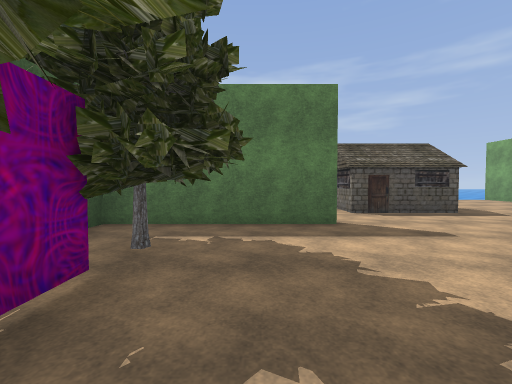
view 1 (above)

12 first-person views from a walk through a Godot game level. The camera is 1.5 m above the floor, tilts 2° down and sees 90° across. The floor is counted in squares, 2.13 m on a side. Each view is taken from the middle of a square. On the plan, view 1 faces up. The plan holds only what a view shows up to about 9 squares ahead; the rest is blank. The place goes on beyond the plan. Some surface patterns are stand-ins.

view 2
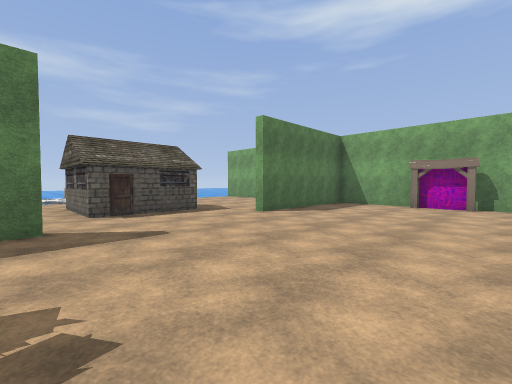

view 3
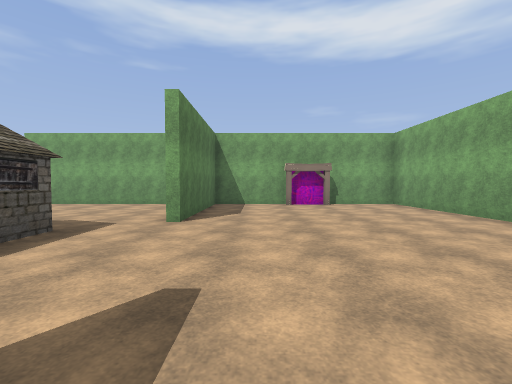

view 4
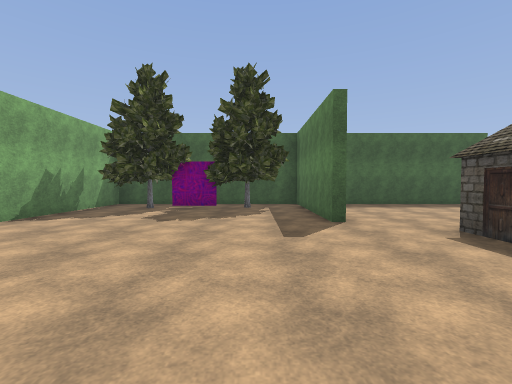

view 5
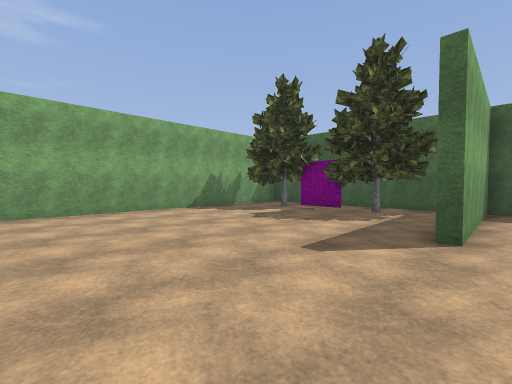

view 6
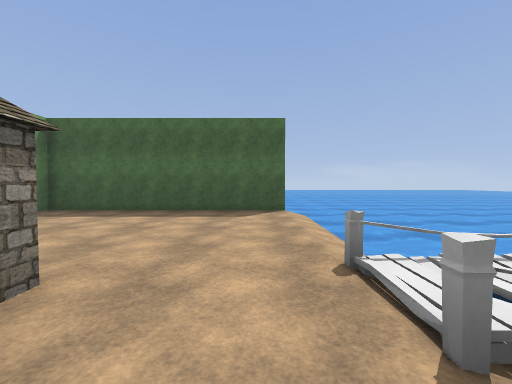

view 7
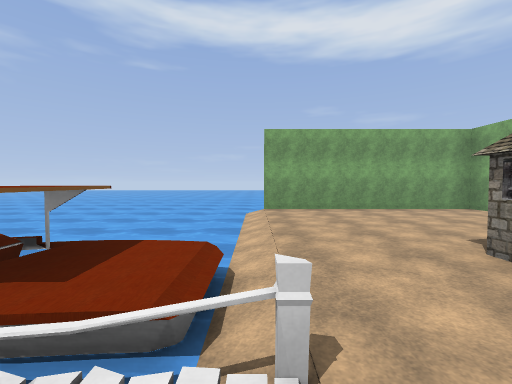

view 8
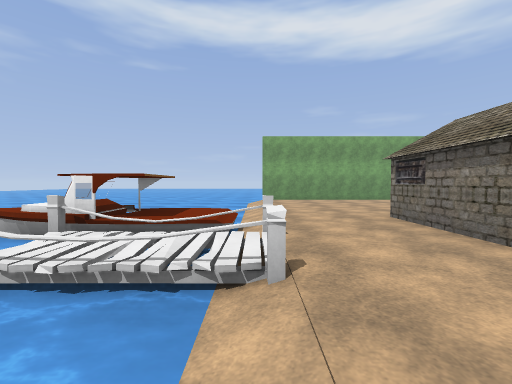

view 9
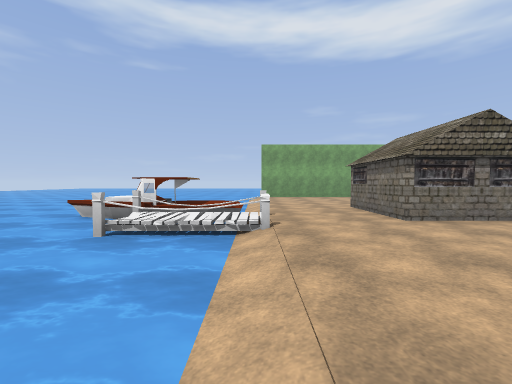

view 10
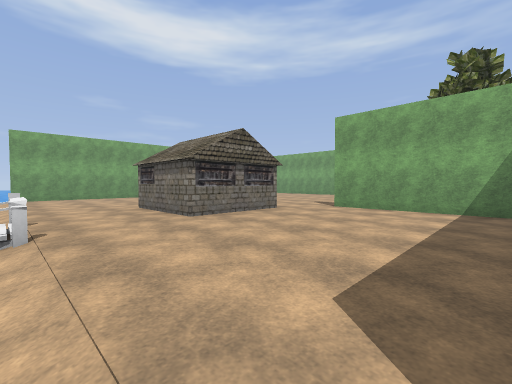

view 11
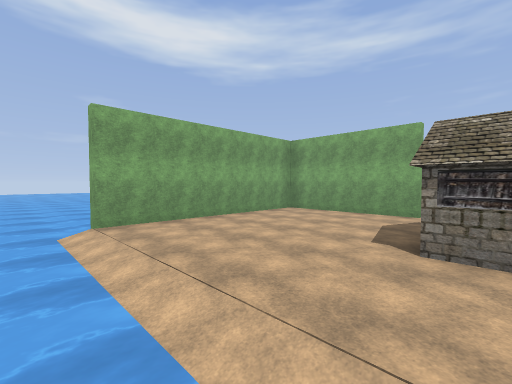

view 12
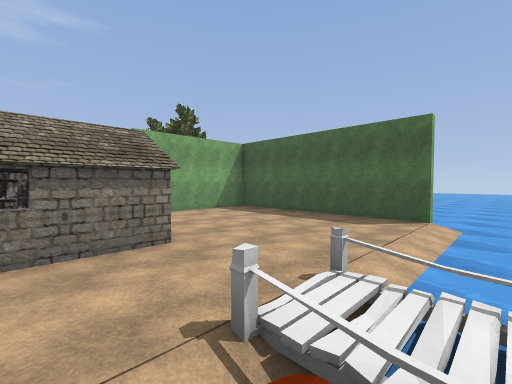

### Floor plan
Key: @ floor where view 1 was taken; # wall or solid block; . main floor; : floor 0.25 m higher than the main floor; / step, stairs or slope; ≈ water the walk keeps out of; H house; T tree; B boat.
Columns run from 3 left of view 1 to 10 right of it. Each row starts with its distance up from view 1.
 14 ≈≈≈≈≈≈≈B≈≈≈≈≈≈
 13 ≈≈≈≈≈≈BBB≈≈≈≈≈
 12 ≈≈≈≈≈≈B:≈≈≈≈≈≈
 11 ≈/////B//////≈
 10 #............#
  9 #............#
  8 #.....HH.....#
  7 #.....HH.....#
  6 #.....HH.....#
  5 #............#
  4 #####....#####
  3 #TT..........#
  2 #TT.........##
  1 #TT.........##
  0 #TT@.........#
 -1 # T..........#
 -2 ≈############≈

Positions as (right, up) in squares from view 1, and headings:
1: (0, 0), facing up
2: (1, 0), facing up-right
3: (1, 3), facing right
4: (6, 3), facing left
5: (5, 5), facing down-left
6: (4, 10), facing left
7: (2, 11), facing right
8: (0, 11), facing right
9: (-2, 11), facing right
10: (-2, 11), facing down-right
11: (4, 12), facing down-right
12: (4, 12), facing down-left
